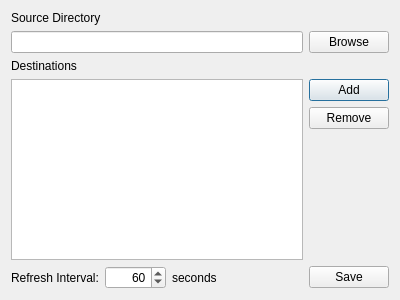
<?xml version="1.0" encoding="UTF-8"?>
<ui version="4.0">
 <class>DistributorDialog</class>
 <widget class="QDialog" name="DistributorDialog">
  <property name="geometry">
   <rect>
    <x>0</x>
    <y>0</y>
    <width>400</width>
    <height>300</height>
   </rect>
  </property>
  <property name="windowTitle">
   <string>File Distributor Settings</string>
  </property>
  <layout class="QGridLayout" name="gridLayout">
   <item row="3" column="1">
    <layout class="QVBoxLayout" name="verticalLayout">
     <item>
      <widget class="QPushButton" name="addDirB">
       <property name="text">
        <string>Add</string>
       </property>
      </widget>
     </item>
     <item>
      <widget class="QPushButton" name="removeDirB">
       <property name="text">
        <string>Remove</string>
       </property>
      </widget>
     </item>
     <item>
      <spacer name="verticalSpacer_2">
       <property name="orientation">
        <enum>Qt::Vertical</enum>
       </property>
       <property name="sizeHint" stdset="0">
        <size>
         <width>20</width>
         <height>40</height>
        </size>
       </property>
      </spacer>
     </item>
    </layout>
   </item>
   <item row="1" column="1">
    <widget class="QPushButton" name="sourceDirBrowse">
     <property name="text">
      <string>Browse</string>
     </property>
    </widget>
   </item>
   <item row="0" column="0">
    <widget class="QLabel" name="label">
     <property name="sizePolicy">
      <sizepolicy hsizetype="Preferred" vsizetype="Fixed">
       <horstretch>0</horstretch>
       <verstretch>0</verstretch>
      </sizepolicy>
     </property>
     <property name="text">
      <string>Source Directory</string>
     </property>
    </widget>
   </item>
   <item row="4" column="1">
    <widget class="QPushButton" name="saveButton">
     <property name="text">
      <string>Save</string>
     </property>
    </widget>
   </item>
   <item row="4" column="0">
    <layout class="QHBoxLayout" name="horizontalLayout">
     <item>
      <widget class="QLabel" name="label_3">
       <property name="text">
        <string>Refresh Interval:</string>
       </property>
      </widget>
     </item>
     <item>
      <widget class="QSpinBox" name="refreshIntervalS">
       <property name="alignment">
        <set>Qt::AlignRight|Qt::AlignTrailing|Qt::AlignVCenter</set>
       </property>
       <property name="minimum">
        <number>1</number>
       </property>
       <property name="maximum">
        <number>99999</number>
       </property>
       <property name="value">
        <number>60</number>
       </property>
      </widget>
     </item>
     <item>
      <widget class="QLabel" name="label_4">
       <property name="text">
        <string>seconds</string>
       </property>
      </widget>
     </item>
     <item>
      <spacer name="horizontalSpacer">
       <property name="orientation">
        <enum>Qt::Horizontal</enum>
       </property>
       <property name="sizeHint" stdset="0">
        <size>
         <width>40</width>
         <height>20</height>
        </size>
       </property>
      </spacer>
     </item>
    </layout>
   </item>
   <item row="2" column="0">
    <widget class="QLabel" name="label_2">
     <property name="text">
      <string>Destinations</string>
     </property>
    </widget>
   </item>
   <item row="1" column="0">
    <widget class="QLineEdit" name="sourceDirEdit"/>
   </item>
   <item row="3" column="0">
    <widget class="QListView" name="destList">
     <property name="editTriggers">
      <set>QAbstractItemView::NoEditTriggers</set>
     </property>
    </widget>
   </item>
  </layout>
 </widget>
 <layoutdefault spacing="6" margin="11"/>
 <resources/>
 <connections/>
</ui>
